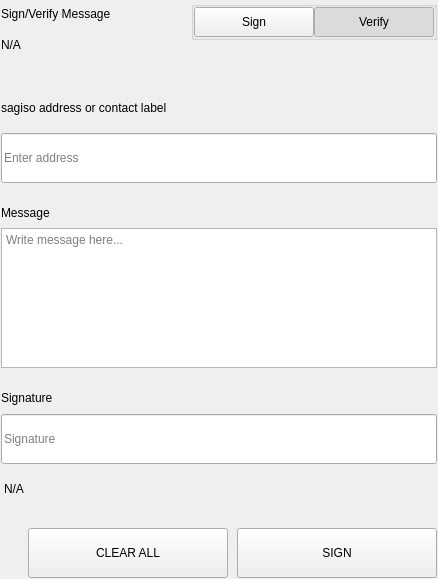
<?xml version="1.0" encoding="UTF-8"?>
<ui version="4.0">
 <class>SettingsSignMessageWidgets</class>
 <widget class="QWidget" name="SettingsSignMessageWidgets">
  <property name="geometry">
   <rect>
    <x>0</x>
    <y>0</y>
    <width>438</width>
    <height>579</height>
   </rect>
  </property>
  <property name="windowTitle">
   <string>Form</string>
  </property>
  <layout class="QVBoxLayout" name="verticalLayout">
   <property name="spacing">
    <number>0</number>
   </property>
   <property name="leftMargin">
    <number>0</number>
   </property>
   <property name="topMargin">
    <number>0</number>
   </property>
   <property name="rightMargin">
    <number>0</number>
   </property>
   <property name="bottomMargin">
    <number>0</number>
   </property>
   <item>
    <widget class="QWidget" name="left" native="true">
     <layout class="QVBoxLayout" name="verticalLayout_3">
      <property name="leftMargin">
       <number>0</number>
      </property>
      <property name="topMargin">
       <number>0</number>
      </property>
      <property name="rightMargin">
       <number>0</number>
      </property>
      <property name="bottomMargin">
       <number>0</number>
      </property>
      <item>
       <widget class="QWidget" name="container_sign" native="true">
        <layout class="QVBoxLayout" name="verticalLayout_2">
         <property name="spacing">
          <number>0</number>
         </property>
         <property name="leftMargin">
          <number>1</number>
         </property>
         <property name="topMargin">
          <number>1</number>
         </property>
         <property name="rightMargin">
          <number>1</number>
         </property>
         <property name="bottomMargin">
          <number>1</number>
         </property>
         <item>
          <layout class="QHBoxLayout" name="horizontalLayout_3" stretch="3,1">
           <property name="spacing">
            <number>40</number>
           </property>
           <item>
            <layout class="QVBoxLayout" name="verticalLayoutTitle">
             <property name="spacing">
              <number>5</number>
             </property>
             <item>
              <widget class="QLabel" name="labelTitle">
               <property name="text">
                <string>Sign/Verify Message</string>
               </property>
              </widget>
             </item>
             <item>
              <widget class="QLabel" name="labelSubtitle1">
               <property name="text">
                <string notr="true">N/A</string>
               </property>
               <property name="wordWrap">
                <bool>true</bool>
               </property>
              </widget>
             </item>
            </layout>
           </item>
           <item alignment="Qt::AlignRight|Qt::AlignTop">
            <widget class="QWidget" name="containerSwitch" native="true">
             <property name="styleSheet">
              <string notr="true">#containerSwitch{
	padding-top:9px;
}</string>
             </property>
             <layout class="QVBoxLayout" name="verticalLayout_6">
              <property name="spacing">
               <number>4</number>
              </property>
              <property name="leftMargin">
               <number>0</number>
              </property>
              <property name="topMargin">
               <number>0</number>
              </property>
              <property name="rightMargin">
               <number>0</number>
              </property>
              <property name="bottomMargin">
               <number>0</number>
              </property>
              <item alignment="Qt::AlignRight">
               <widget class="QGroupBox" name="groupBox">
                <property name="sizePolicy">
                 <sizepolicy hsizetype="Fixed" vsizetype="Preferred">
                  <horstretch>0</horstretch>
                  <verstretch>0</verstretch>
                 </sizepolicy>
                </property>
                <property name="title">
                 <string/>
                </property>
                <property name="alignment">
                 <set>Qt::AlignRight|Qt::AlignTop|Qt::AlignTrailing</set>
                </property>
                <layout class="QHBoxLayout" name="horizontalLayout_4">
                 <property name="spacing">
                  <number>0</number>
                 </property>
                 <property name="leftMargin">
                  <number>0</number>
                 </property>
                 <property name="topMargin">
                  <number>0</number>
                 </property>
                 <property name="rightMargin">
                  <number>0</number>
                 </property>
                 <property name="bottomMargin">
                  <number>0</number>
                 </property>
                 <item>
                  <widget class="QPushButton" name="pushSign">
                   <property name="minimumSize">
                    <size>
                     <width>120</width>
                     <height>30</height>
                    </size>
                   </property>
                   <property name="maximumSize">
                    <size>
                     <width>120</width>
                     <height>30</height>
                    </size>
                   </property>
                   <property name="focusPolicy">
                    <enum>Qt::NoFocus</enum>
                   </property>
                   <property name="text">
                    <string>Sign</string>
                   </property>
                   <property name="checkable">
                    <bool>true</bool>
                   </property>
                   <property name="autoExclusive">
                    <bool>true</bool>
                   </property>
                  </widget>
                 </item>
                 <item>
                  <widget class="QPushButton" name="pushVerify">
                   <property name="minimumSize">
                    <size>
                     <width>120</width>
                     <height>30</height>
                    </size>
                   </property>
                   <property name="maximumSize">
                    <size>
                     <width>120</width>
                     <height>30</height>
                    </size>
                   </property>
                   <property name="focusPolicy">
                    <enum>Qt::NoFocus</enum>
                   </property>
                   <property name="text">
                    <string>Verify</string>
                   </property>
                   <property name="checkable">
                    <bool>true</bool>
                   </property>
                   <property name="checked">
                    <bool>true</bool>
                   </property>
                   <property name="autoExclusive">
                    <bool>true</bool>
                   </property>
                  </widget>
                 </item>
                </layout>
               </widget>
              </item>
              <item alignment="Qt::AlignHCenter|Qt::AlignTop">
               <widget class="QLabel" name="labelSubtitleSwitch">
                <property name="text">
                 <string/>
                </property>
                <property name="alignment">
                 <set>Qt::AlignRight|Qt::AlignTrailing|Qt::AlignVCenter</set>
                </property>
               </widget>
              </item>
             </layout>
            </widget>
           </item>
          </layout>
         </item>
         <item>
          <spacer name="verticalSpacer_2">
           <property name="orientation">
            <enum>Qt::Vertical</enum>
           </property>
           <property name="sizeType">
            <enum>QSizePolicy::Fixed</enum>
           </property>
           <property name="sizeHint" stdset="0">
            <size>
             <width>20</width>
             <height>40</height>
            </size>
           </property>
          </spacer>
         </item>
         <item>
          <widget class="QWidget" name="containerAddress" native="true">
           <property name="sizePolicy">
            <sizepolicy hsizetype="Preferred" vsizetype="Fixed">
             <horstretch>0</horstretch>
             <verstretch>0</verstretch>
            </sizepolicy>
           </property>
           <layout class="QVBoxLayout" name="verticalLayout_5" stretch="0,0">
            <property name="spacing">
             <number>15</number>
            </property>
            <property name="leftMargin">
             <number>0</number>
            </property>
            <property name="topMargin">
             <number>0</number>
            </property>
            <property name="rightMargin">
             <number>0</number>
            </property>
            <property name="bottomMargin">
             <number>0</number>
            </property>
            <item>
             <widget class="QLabel" name="labelSubtitleAddress">
              <property name="minimumSize">
               <size>
                <width>0</width>
                <height>20</height>
               </size>
              </property>
              <property name="maximumSize">
               <size>
                <width>16777215</width>
                <height>20</height>
               </size>
              </property>
              <property name="text">
               <string>sagiso address or contact label</string>
              </property>
             </widget>
            </item>
            <item>
             <widget class="QLineEdit" name="addressIn_SM">
              <property name="minimumSize">
               <size>
                <width>0</width>
                <height>50</height>
               </size>
              </property>
              <property name="maximumSize">
               <size>
                <width>16777215</width>
                <height>50</height>
               </size>
              </property>
              <property name="placeholderText">
               <string>Enter address</string>
              </property>
             </widget>
            </item>
           </layout>
          </widget>
         </item>
         <item>
          <spacer name="verticalSpacer_3">
           <property name="orientation">
            <enum>Qt::Vertical</enum>
           </property>
           <property name="sizeType">
            <enum>QSizePolicy::Fixed</enum>
           </property>
           <property name="sizeHint" stdset="0">
            <size>
             <width>20</width>
             <height>20</height>
            </size>
           </property>
          </spacer>
         </item>
         <item>
          <layout class="QVBoxLayout" name="verticalLayout_9">
           <property name="spacing">
            <number>5</number>
           </property>
           <item>
            <widget class="QLabel" name="labelSubtitleMessage">
             <property name="minimumSize">
              <size>
               <width>0</width>
               <height>20</height>
              </size>
             </property>
             <property name="maximumSize">
              <size>
               <width>16777215</width>
               <height>20</height>
              </size>
             </property>
             <property name="text">
              <string>Message</string>
             </property>
            </widget>
           </item>
           <item>
            <widget class="QPlainTextEdit" name="messageIn_SM">
             <property name="minimumSize">
              <size>
               <width>0</width>
               <height>140</height>
              </size>
             </property>
             <property name="maximumSize">
              <size>
               <width>16777215</width>
               <height>140</height>
              </size>
             </property>
             <property name="placeholderText">
              <string>Write message here...</string>
             </property>
            </widget>
           </item>
          </layout>
         </item>
         <item>
          <spacer name="verticalSpacer_4">
           <property name="orientation">
            <enum>Qt::Vertical</enum>
           </property>
           <property name="sizeType">
            <enum>QSizePolicy::Fixed</enum>
           </property>
           <property name="sizeHint" stdset="0">
            <size>
             <width>20</width>
             <height>20</height>
            </size>
           </property>
          </spacer>
         </item>
         <item>
          <widget class="QWidget" name="widget" native="true">
           <property name="minimumSize">
            <size>
             <width>0</width>
             <height>75</height>
            </size>
           </property>
           <property name="maximumSize">
            <size>
             <width>16777215</width>
             <height>16777215</height>
            </size>
           </property>
           <layout class="QVBoxLayout" name="verticalLayout_4">
            <property name="leftMargin">
             <number>0</number>
            </property>
            <property name="topMargin">
             <number>0</number>
            </property>
            <property name="rightMargin">
             <number>0</number>
            </property>
            <property name="bottomMargin">
             <number>0</number>
            </property>
            <item>
             <widget class="QLabel" name="labelSubtitleSignature">
              <property name="minimumSize">
               <size>
                <width>0</width>
                <height>20</height>
               </size>
              </property>
              <property name="maximumSize">
               <size>
                <width>16777215</width>
                <height>20</height>
               </size>
              </property>
              <property name="text">
               <string>Signature</string>
              </property>
             </widget>
            </item>
            <item>
             <widget class="QLineEdit" name="signatureOut_SM">
              <property name="minimumSize">
               <size>
                <width>0</width>
                <height>50</height>
               </size>
              </property>
              <property name="placeholderText">
               <string>Signature</string>
              </property>
             </widget>
            </item>
           </layout>
          </widget>
         </item>
         <item>
          <widget class="QLabel" name="statusLabel_SM">
           <property name="styleSheet">
            <string notr="true">padding-top:5px;</string>
           </property>
           <property name="text">
            <string notr="true">N/A</string>
           </property>
          </widget>
         </item>
         <item>
          <spacer name="verticalSpacer">
           <property name="orientation">
            <enum>Qt::Vertical</enum>
           </property>
           <property name="sizeType">
            <enum>QSizePolicy::Fixed</enum>
           </property>
           <property name="sizeHint" stdset="0">
            <size>
             <width>20</width>
             <height>20</height>
            </size>
           </property>
          </spacer>
         </item>
         <item>
          <layout class="QHBoxLayout" name="horizontalLayout_7">
           <property name="spacing">
            <number>9</number>
           </property>
           <item>
            <spacer name="horizontalSpacer_5">
             <property name="orientation">
              <enum>Qt::Horizontal</enum>
             </property>
             <property name="sizeType">
              <enum>QSizePolicy::Expanding</enum>
             </property>
             <property name="sizeHint" stdset="0">
              <size>
               <width>40</width>
               <height>20</height>
              </size>
             </property>
            </spacer>
           </item>
           <item>
            <widget class="QPushButton" name="pushButtonClear">
             <property name="minimumSize">
              <size>
               <width>200</width>
               <height>50</height>
              </size>
             </property>
             <property name="focusPolicy">
              <enum>Qt::NoFocus</enum>
             </property>
             <property name="text">
              <string>CLEAR ALL</string>
             </property>
            </widget>
           </item>
           <item>
            <widget class="QPushButton" name="pushButtonSave">
             <property name="minimumSize">
              <size>
               <width>200</width>
               <height>50</height>
              </size>
             </property>
             <property name="maximumSize">
              <size>
               <width>200</width>
               <height>50</height>
              </size>
             </property>
             <property name="focusPolicy">
              <enum>Qt::NoFocus</enum>
             </property>
             <property name="text">
              <string>SIGN</string>
             </property>
            </widget>
           </item>
          </layout>
         </item>
        </layout>
       </widget>
      </item>
     </layout>
    </widget>
   </item>
  </layout>
 </widget>
 <resources/>
 <connections/>
</ui>
